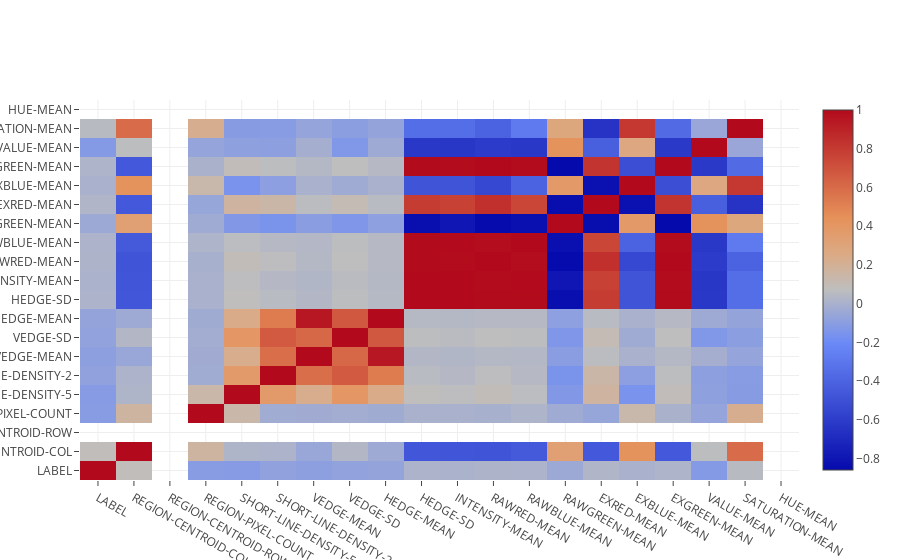

Here is the notebook cell this chart was saved with:
### Code cell
#здесь можно наводить мышкой и смотреть числа и имена признаков
# но, чтоб отображалось, нужно запустить код
#!pip install plotly

import plotly.offline as offline
import plotly.plotly as py
import plotly.graph_objs as go

offline.init_notebook_mode(connected=True)

trace = go.Heatmap(z=data.corr().as_matrix(), x=data.columns, y=data.columns)
offline.iplot([trace])

### Figure 1 — Plotly figure (JSON) as saved in the notebook; plotly's stock layout.template omitted (floating-point values rounded to 4 significant figures; data arrays with more than 128 entries replaced by an {"elided": "..."} marker saying what was removed)
{"data": [{"type": "heatmap", "x": ["LABEL", "REGION-CENTROID-COL", "REGION-CENTROID-ROW", "REGION-PIXEL-COUNT", "SHORT-LINE-DENSITY-5", "SHORT-LINE-DENSITY-2", "VEDGE-MEAN", "VEDGE-SD", "HEDGE-MEAN", "HEDGE-SD", "INTENSITY-MEAN", "RAWRED-MEAN", "RAWBLUE-MEAN", "RAWGREEN-MEAN", "EXRED-MEAN", "EXBLUE-MEAN", "EXGREEN-MEAN", "VALUE-MEAN", "SATURATION-MEAN", "HUE-MEAN"], "y": ["LABEL", "REGION-CENTROID-COL", "REGION-CENTROID-ROW", "REGION-PIXEL-COUNT", "SHORT-LINE-DENSITY-5", "SHORT-LINE-DENSITY-2", "VEDGE-MEAN", "VEDGE-SD", "HEDGE-MEAN", "HEDGE-SD", "INTENSITY-MEAN", "RAWRED-MEAN", "RAWBLUE-MEAN", "RAWGREEN-MEAN", "EXRED-MEAN", "EXBLUE-MEAN", "EXGREEN-MEAN", "VALUE-MEAN", "SATURATION-MEAN", "HUE-MEAN"], "z": {"elided": "19x19 float values"}}], "layout": {}}
